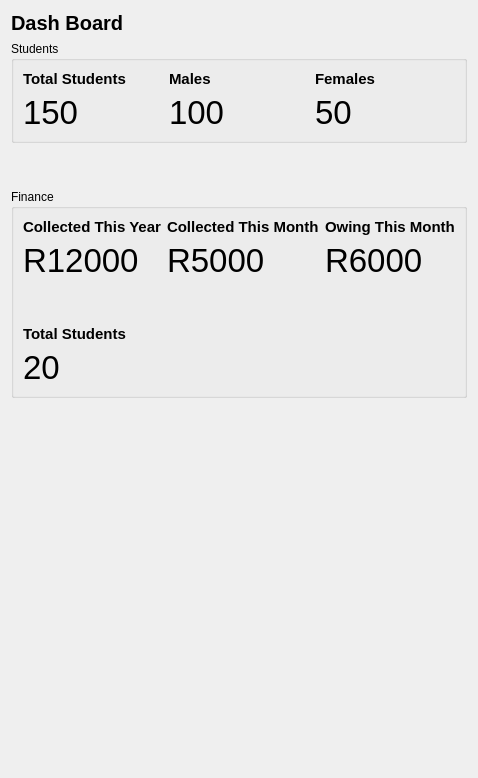
          <widget class="QWidget" name="dashboard_page">
           <layout class="QVBoxLayout" name="verticalLayout_25">
            <item>
             <widget class="QLabel" name="label_5">
              <property name="font">
               <font>
                <pointsize>15</pointsize>
                <bold>true</bold>
               </font>
              </property>
              <property name="text">
               <string>Dash Board</string>
              </property>
             </widget>
            </item>
            <item>
             <layout class="QVBoxLayout" name="verticalLayout_24">
              <item>
               <widget class="QGroupBox" name="groupBox">
                <property name="title">
                 <string>Students</string>
                </property>
                <layout class="QHBoxLayout" name="horizontalLayout_10">
                 <item>
                  <layout class="QHBoxLayout" name="horizontalLayout_9">
                   <item>
                    <layout class="QVBoxLayout" name="verticalLayout_14">
                     <item>
                      <widget class="QLabel" name="label_2">
                       <property name="font">
                        <font>
                         <pointsize>11</pointsize>
                         <bold>true</bold>
                        </font>
                       </property>
                       <property name="text">
                        <string>Total Students</string>
                       </property>
                      </widget>
                     </item>
                     <item>
                      <widget class="QLabel" name="label_9">
                       <property name="font">
                        <font>
                         <pointsize>25</pointsize>
                        </font>
                       </property>
                       <property name="text">
                        <string>150</string>
                       </property>
                      </widget>
                     </item>
                    </layout>
                   </item>
                   <item>
                    <layout class="QVBoxLayout" name="verticalLayout_15">
                     <item>
                      <widget class="QLabel" name="label_7">
                       <property name="font">
                        <font>
                         <pointsize>11</pointsize>
                         <bold>true</bold>
                        </font>
                       </property>
                       <property name="text">
                        <string>Males</string>
                       </property>
                      </widget>
                     </item>
                     <item>
                      <widget class="QLabel" name="label_10">
                       <property name="font">
                        <font>
                         <pointsize>25</pointsize>
                        </font>
                       </property>
                       <property name="text">
                        <string>100</string>
                       </property>
                      </widget>
                     </item>
                    </layout>
                   </item>
                   <item>
                    <layout class="QVBoxLayout" name="verticalLayout_17">
                     <item>
                      <widget class="QLabel" name="label_8">
                       <property name="font">
                        <font>
                         <pointsize>11</pointsize>
                         <bold>true</bold>
                        </font>
                       </property>
                       <property name="text">
                        <string>Females</string>
                       </property>
                      </widget>
                     </item>
                     <item>
                      <widget class="QLabel" name="label_11">
                       <property name="font">
                        <font>
                         <pointsize>25</pointsize>
                        </font>
                       </property>
                       <property name="text">
                        <string>50</string>
                       </property>
                      </widget>
                     </item>
                    </layout>
                   </item>
                  </layout>
                 </item>
                </layout>
               </widget>
              </item>
              <item>
               <spacer name="verticalSpacer_7">
                <property name="orientation">
                 <enum>Qt::Vertical</enum>
                </property>
                <property name="sizeHint" stdset="0">
                 <size>
                  <width>20</width>
                  <height>40</height>
                 </size>
                </property>
               </spacer>
              </item>
              <item>
               <widget class="QGroupBox" name="groupBox_2">
                <property name="title">
                 <string>Finance</string>
                </property>
                <layout class="QVBoxLayout" name="verticalLayout_23">
                 <item>
                  <layout class="QVBoxLayout" name="verticalLayout_22">
                   <item>
                    <layout class="QHBoxLayout" name="horizontalLayout_12">
                     <item>
                      <layout class="QVBoxLayout" name="verticalLayout_18">
                       <item>
                        <widget class="QLabel" name="label_26">
                         <property name="font">
                          <font>
                           <pointsize>11</pointsize>
                           <bold>true</bold>
                          </font>
                         </property>
                         <property name="text">
                          <string>Collected This Year</string>
                         </property>
                        </widget>
                       </item>
                       <item>
                        <widget class="QLabel" name="label_25">
                         <property name="font">
                          <font>
                           <pointsize>25</pointsize>
                          </font>
                         </property>
                         <property name="text">
                          <string>R12000</string>
                         </property>
                        </widget>
                       </item>
                      </layout>
                     </item>
                     <item>
                      <layout class="QVBoxLayout" name="verticalLayout_19">
                       <item>
                        <widget class="QLabel" name="label_28">
                         <property name="font">
                          <font>
                           <pointsize>11</pointsize>
                           <bold>true</bold>
                          </font>
                         </property>
                         <property name="text">
                          <string>Collected This Month</string>
                         </property>
                        </widget>
                       </item>
                       <item>
                        <widget class="QLabel" name="label_27">
                         <property name="font">
                          <font>
                           <pointsize>25</pointsize>
                          </font>
                         </property>
                         <property name="text">
                          <string>R5000</string>
                         </property>
                        </widget>
                       </item>
                      </layout>
                     </item>
                     <item>
                      <layout class="QVBoxLayout" name="verticalLayout_20">
                       <item>
                        <widget class="QLabel" name="label_30">
                         <property name="font">
                          <font>
                           <pointsize>11</pointsize>
                           <bold>true</bold>
                          </font>
                         </property>
                         <property name="text">
                          <string>Owing This Month</string>
                         </property>
                        </widget>
                       </item>
                       <item>
                        <widget class="QLabel" name="label_29">
                         <property name="font">
                          <font>
                           <pointsize>25</pointsize>
                          </font>
                         </property>
                         <property name="text">
                          <string>R6000</string>
                         </property>
                        </widget>
                       </item>
                      </layout>
                     </item>
                    </layout>
                   </item>
                   <item>
                    <spacer name="verticalSpacer_8">
                     <property name="orientation">
                      <enum>Qt::Vertical</enum>
                     </property>
                     <property name="sizeHint" stdset="0">
                      <size>
                       <width>20</width>
                       <height>40</height>
                      </size>
                     </property>
                    </spacer>
                   </item>
                   <item>
                    <layout class="QHBoxLayout" name="horizontalLayout_13">
                     <item>
                      <layout class="QVBoxLayout" name="verticalLayout_21">
                       <item>
                        <widget class="QLabel" name="label_32">
                         <property name="font">
                          <font>
                           <pointsize>11</pointsize>
                           <bold>true</bold>
                          </font>
                         </property>
                         <property name="text">
                          <string>Total Students</string>
                         </property>
                        </widget>
                       </item>
                       <item>
                        <widget class="QLabel" name="label_31">
                         <property name="font">
                          <font>
                           <pointsize>25</pointsize>
                          </font>
                         </property>
                         <property name="text">
                          <string>20</string>
                         </property>
                        </widget>
                       </item>
                      </layout>
                     </item>
                     <item>
                      <spacer name="horizontalSpacer_7">
                       <property name="orientation">
                        <enum>Qt::Horizontal</enum>
                       </property>
                       <property name="sizeHint" stdset="0">
                        <size>
                         <width>40</width>
                         <height>20</height>
                        </size>
                       </property>
                      </spacer>
                     </item>
                    </layout>
                   </item>
                  </layout>
                 </item>
                </layout>
               </widget>
              </item>
             </layout>
            </item>
            <item>
             <spacer name="verticalSpacer_6">
              <property name="orientation">
               <enum>Qt::Vertical</enum>
              </property>
              <property name="sizeHint" stdset="0">
               <size>
                <width>20</width>
                <height>369</height>
               </size>
              </property>
             </spacer>
            </item>
           </layout>
          </widget>
